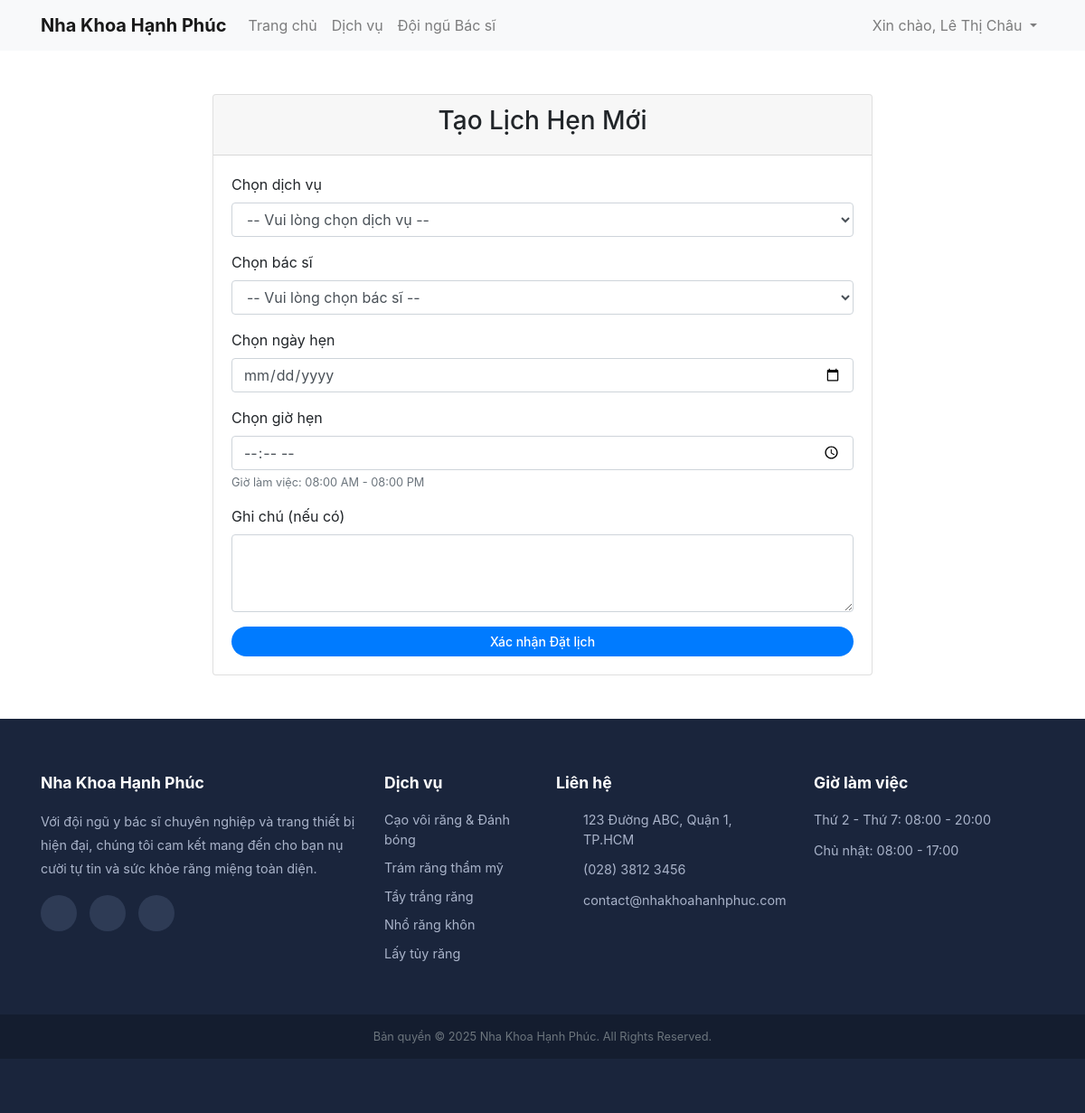
The app's page /booking.php (signed in) with its own data.
### tables this page shows
CREATE TABLE `services` (
  `id` bigint(20) UNSIGNED NOT NULL,
  `name` varchar(255) NOT NULL,
  `description` text DEFAULT NULL,
  `duration_minutes` int(11) NOT NULL,
  `price` decimal(12,2) NOT NULL,
  `created_at` timestamp NULL DEFAULT current_timestamp(),
  `updated_at` timestamp NULL DEFAULT current_timestamp() ON UPDATE current_timestamp()
);

### booking.php (the view, shortened to what this page needs)
<?php
require 'includes/header_public.php';
require 'includes/db.php';
?>
<div class="container my-5">
    <div class="row justify-content-center">
        <div class="col-md-8">
            <div class="card">
                <div class="card-header">
                    <h3 class="text-center">Tạo Lịch Hẹn Mới</h3>
                </div>
                <div class="card-body">
                    <form action="handle_booking.php" method="POST">
                        <div class="form-group">
                            <label for="service_id">Chọn dịch vụ</label>
                            <select class="form-control" id="service_id" name="service_id" required>
                                <option value="">-- Vui lòng chọn dịch vụ --</option>
                            </select>
                        </div>
                        <div class="form-group">
                            <label for="doctor_id">Chọn bác sĩ</label>
                            <select class="form-control" id="doctor_id" name="doctor_id" required>
                                <option value="">-- Vui lòng chọn bác sĩ --</option>
                            </select>
                        </div>
                        <div class="form-group">
                            <label for="appointment_date">Chọn ngày hẹn</label>
                            <input type="date" class="form-control" id="appointment_date" name="appointment_date" required min="<?php echo date('Y-m-d'); ?>">
                        </div>
                        <div class="form-group">
                            <label for="appointment_time">Chọn giờ hẹn</label>
                            <input type="time" class="form-control" id="appointment_time" name="appointment_time" required>
                            <small class="form-text text-muted">Giờ làm việc: 08:00 AM - 08:00 PM</small>
                        </div>
                        <div class="form-group">
                            <label for="notes">Ghi chú (nếu có)</label>
                            <textarea class="form-control" id="notes" name="notes" rows="3"></textarea>
                        </div>
                        <button type="submit" class="btn btn-primary btn-block">Xác nhận Đặt lịch</button>
                    </form>
                </div>
            </div>
        </div>
    </div>
</div>
<?php
require 'includes/footer_public.php';
?>

### includes/footer_public.php (shortened to what this page needs)
<footer class="site-footer">
    <div class="container">
        <div class="row">
            <div class="col-lg-4 col-md-6 mb-4 mb-lg-0">
                <h5 class="footer-heading">Nha Khoa Hạnh Phúc</h5>
                <p class="footer-text">Với đội ngũ y bác sĩ chuyên nghiệp và trang thiết bị hiện đại, chúng tôi cam kết mang đến cho bạn nụ cười tự tin và sức khỏe răng miệng toàn diện.</p>
                <div class="social-icons">
                    <a href="#" class="social-icon"><i class="fab fa-facebook-f"></i></a>
                    <a href="#" class="social-icon"><i class="fab fa-youtube"></i></a>
                    <a href="#" class="social-icon"><i class="fab fa-instagram"></i></a>
                </div>
            </div>
            <div class="col-lg-2 col-md-6 mb-4 mb-lg-0">
                <h5 class="footer-heading">Dịch vụ</h5>
                <ul class="list-unstyled footer-links">
                    <?php
                    include 'db.php';
                    if ($conn) {
                        $footer_services_result = $conn->query("SELECT name FROM services LIMIT 5");
                        if ($footer_services_result && $footer_services_result->num_rows > 0) {
                            while($service = $footer_services_result->fetch_assoc()) {
                                echo '<li><a href="#">' . htmlspecialchars($service['name']) . '</a></li>';
                            }
                        }
                    }
                    ?>
                </ul>
            </div>
            <div class="col-lg-3 col-md-6 mb-4 mb-lg-0">
                <h5 class="footer-heading">Liên hệ</h5>
                <ul class="list-unstyled footer-contact">
                    <li><i class="fas fa-map-marker-alt"></i> 123 Đường ABC, Quận 1, TP.HCM</li>
                    <li><i class="fas fa-phone"></i> (028) 3812 3456</li>
                    <li><i class="fas fa-envelope"></i> contact@nhakhoahanhphuc.com</li>
                </ul>
            </div>
            <div class="col-lg-3 col-md-6 mb-4 mb-lg-0">
                 <h5 class="footer-heading">Giờ làm việc</h5>
                 <ul class="list-unstyled footer-contact">
                    <li>Thứ 2 - Thứ 7: 08:00 - 20:00</li>
                    <li>Chủ nhật: 08:00 - 17:00</li>
                 </ul>
            </div>
        </div>
    </div>
    <div class="footer-bottom">
        <div class="container text-center">
            <p class="mb-0">Bản quyền &copy; <?php echo date('Y'); ?> Nha Khoa Hạnh Phúc. All Rights Reserved.</p>
        </div>
    </div>
</footer>
</body>
</html>

### css/style.css (style rules this page uses)
.btn-primary { background-color: #0056b3; border-color: #0056b3; padding: 12px 30px; font-weight: bold; border-radius: 5px; transition: background-color 0.3s ease; }
.btn { padding: 6px 14px; border-radius: 20px; font-size: 14px; font-weight: 500; text-decoration: none; transition: background 0.3s, color 0.3s; }
.btn-primary { background-color: #007BFF; color: #fff; border: none; }
.site-footer { background-color: #1a253c; color: #a9b3c9; padding: 60px 0; font-size: 0.9rem; }
.footer-heading { color: #ffffff; font-weight: bold; margin-bottom: 20px; font-size: 1.1rem; }
.footer-text { line-height: 1.8; }
.footer-links li { margin-bottom: 10px; }
.footer-links a { color: #a9b3c9; text-decoration: none; transition: color 0.3s ease; }
.footer-contact li { display: flex; align-items: flex-start; margin-bottom: 12px; }
.social-icons .social-icon { display: inline-block; width: 40px; height: 40px; line-height: 40px; text-align: center; border-radius: 50%; background-color: #2e3b55; color: #ffffff; margin-right: 10px; transition: background-color 0.3s ease; }
.footer-bottom { background-color: #141d2f; padding: 15px 0; margin-top: 40px; }
.footer-bottom p { font-size: 0.8rem; color: #6c757d; }
html { height: 100%; }
body { display: flex; flex-direction: column; min-height: 100vh; }
.site-footer { margin-top: auto; }

### records on screen
services: name "Cạo vôi răng & Đánh bóng"
services: name "Trám răng thẩm mỹ"
services: name "Tẩy trắng răng"
services: name "Nhổ răng khôn"
services: name "Lấy tủy răng"

### other values on screen
$_SESSION['user_name'] "Lê Thị Châu"
